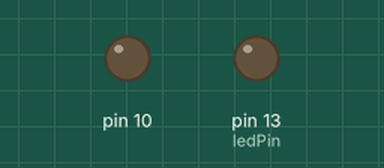
A sketch run on a simulated Arduino Uno, built with avr-gcc and run on an emulated ATmega328P. Shown: output pins drawn as LEDs (lit = HIGH).

Above: at 1.0 s.
At 7.0 s:
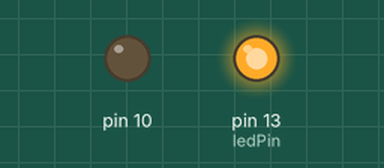
Timing chart, 0 to 9.2 s (numbered marks = the images above):
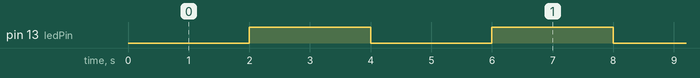

Measured:
- by itself, pin 13 (ledPin): alternates HIGH for 2.0 s and LOW for 2.0 s

The sketch:

testfunc.ino
```cpp
#include <IridiumSBD.h>
#include <SoftwareSerial.h>

SoftwareSerial nss(18, 19);
IridiumSBD isbd(nss, 10);
static const int ledPin = 13;


void setup()
{
  Serial.begin(9600);
  pinMode(ledPin, OUTPUT);

}

bool ltest()
{
  return false;

}


void loop()
{
   //digitalWrite(ledPin, LOW);

   digitalWrite(ledPin, (millis() / 2000) % 2 == 1 ? HIGH : LOW);
   if (ltest() == true)
   {
    for (int i=1;i<20;i++){
      digitalWrite(ledPin, (millis() / 100) % 2 == 1 ? HIGH : LOW);
      return;
      }

    return;
   }

}

//bool ISBDCallback()
//{
  // digitalWrite(ledPin, (millis() / 1000) % 2 == 1 ? HIGH : LOW);
  // return true;
//}
```
